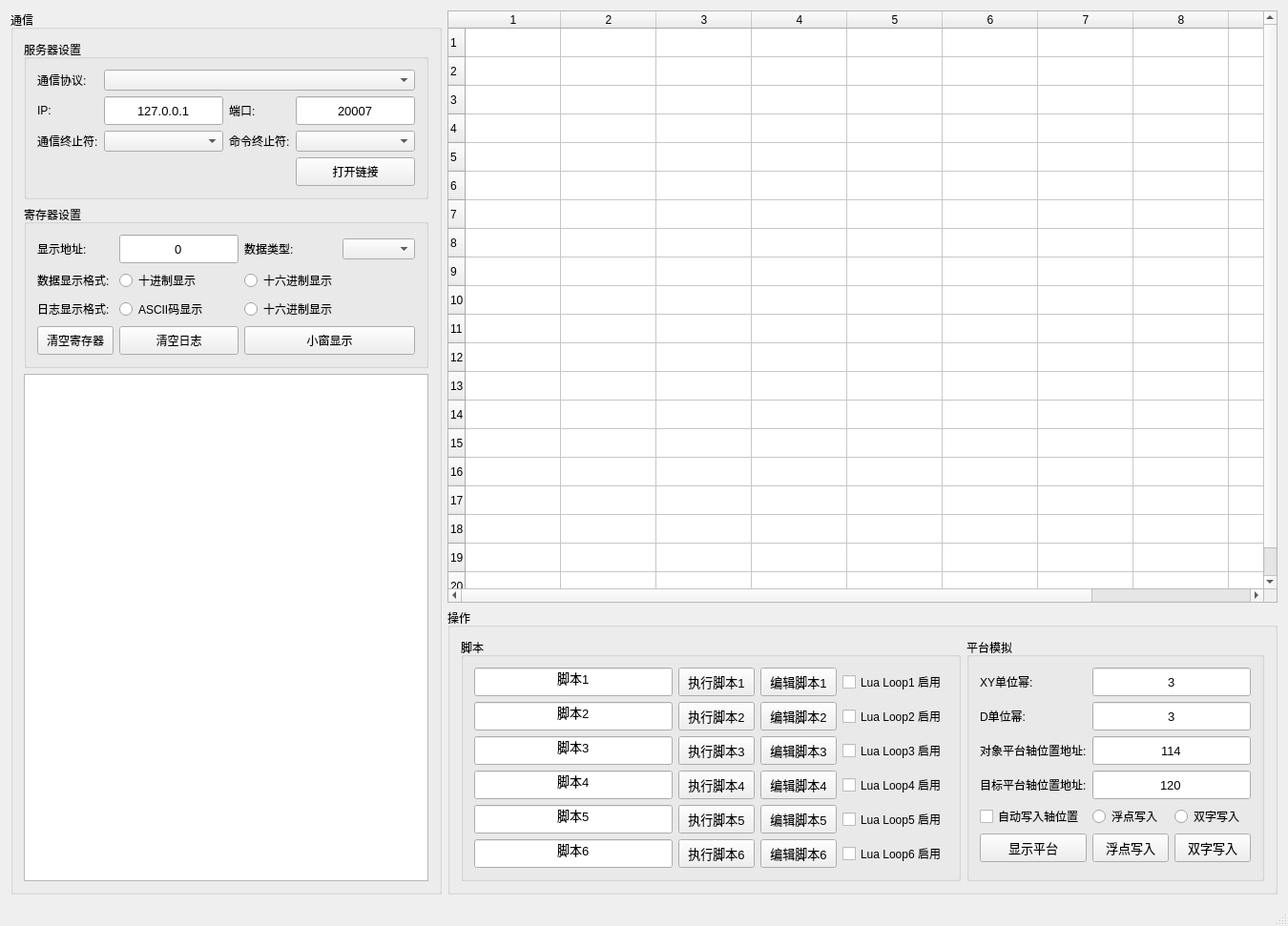
<?xml version="1.0" encoding="UTF-8"?>
<ui version="4.0">
 <class>CommTest_QtClass</class>
 <widget class="QMainWindow" name="CommTest_QtClass">
  <property name="geometry">
   <rect>
    <x>0</x>
    <y>0</y>
    <width>1350</width>
    <height>971</height>
   </rect>
  </property>
  <property name="maximumSize">
   <size>
    <width>1350</width>
    <height>1100</height>
   </size>
  </property>
  <property name="windowTitle">
   <string>CommTest_Qt</string>
  </property>
  <widget class="QWidget" name="centralWidget">
   <property name="font">
    <font>
     <pointsize>9</pointsize>
    </font>
   </property>
   <layout class="QHBoxLayout" name="horizontalLayout_2">
    <item>
     <widget class="QGroupBox" name="grpbox_Comm">
      <property name="sizePolicy">
       <sizepolicy hsizetype="Fixed" vsizetype="Preferred">
        <horstretch>0</horstretch>
        <verstretch>0</verstretch>
       </sizepolicy>
      </property>
      <property name="title">
       <string>通信</string>
      </property>
      <layout class="QGridLayout" name="gridLayout_3">
       <item row="1" column="1">
        <widget class="QGroupBox" name="grpbox_RegisterSetting">
         <property name="enabled">
          <bool>true</bool>
         </property>
         <property name="sizePolicy">
          <sizepolicy hsizetype="Preferred" vsizetype="Fixed">
           <horstretch>0</horstretch>
           <verstretch>0</verstretch>
          </sizepolicy>
         </property>
         <property name="title">
          <string>寄存器设置</string>
         </property>
         <layout class="QGridLayout" name="gridLayout_2">
          <item row="5" column="2" colspan="2">
           <widget class="QPushButton" name="Btn_HideMainWindow">
            <property name="minimumSize">
             <size>
              <width>0</width>
              <height>30</height>
             </size>
            </property>
            <property name="font">
             <font>
              <pointsize>9</pointsize>
             </font>
            </property>
            <property name="text">
             <string>小窗显示</string>
            </property>
           </widget>
          </item>
          <item row="3" column="0">
           <widget class="QLabel" name="label_11">
            <property name="sizePolicy">
             <sizepolicy hsizetype="Fixed" vsizetype="Fixed">
              <horstretch>0</horstretch>
              <verstretch>0</verstretch>
             </sizepolicy>
            </property>
            <property name="text">
             <string>数据显示格式:</string>
            </property>
           </widget>
          </item>
          <item row="5" column="1">
           <widget class="QPushButton" name="Btn_ClearCommLog">
            <property name="minimumSize">
             <size>
              <width>0</width>
              <height>30</height>
             </size>
            </property>
            <property name="font">
             <font>
              <pointsize>9</pointsize>
             </font>
            </property>
            <property name="text">
             <string>清空日志</string>
            </property>
           </widget>
          </item>
          <item row="3" column="1">
           <widget class="QRadioButton" name="Radio_Data_DEC">
            <property name="text">
             <string>十进制显示</string>
            </property>
           </widget>
          </item>
          <item row="1" column="3">
           <widget class="QComboBox" name="cmbBox_DataType"/>
          </item>
          <item row="1" column="0">
           <widget class="QLabel" name="label_6">
            <property name="sizePolicy">
             <sizepolicy hsizetype="Fixed" vsizetype="Fixed">
              <horstretch>0</horstretch>
              <verstretch>0</verstretch>
             </sizepolicy>
            </property>
            <property name="text">
             <string>显示地址:</string>
            </property>
           </widget>
          </item>
          <item row="3" column="2">
           <widget class="QRadioButton" name="Radio_Data_HEX">
            <property name="text">
             <string>十六进制显示</string>
            </property>
           </widget>
          </item>
          <item row="1" column="2">
           <widget class="QLabel" name="label_7">
            <property name="sizePolicy">
             <sizepolicy hsizetype="Fixed" vsizetype="Fixed">
              <horstretch>0</horstretch>
              <verstretch>0</verstretch>
             </sizepolicy>
            </property>
            <property name="text">
             <string>数据类型:</string>
            </property>
           </widget>
          </item>
          <item row="1" column="1">
           <widget class="QLineEdit" name="edit_RegisterAddr">
            <property name="sizePolicy">
             <sizepolicy hsizetype="Fixed" vsizetype="Fixed">
              <horstretch>0</horstretch>
              <verstretch>0</verstretch>
             </sizepolicy>
            </property>
            <property name="minimumSize">
             <size>
              <width>0</width>
              <height>30</height>
             </size>
            </property>
            <property name="font">
             <font>
              <pointsize>10</pointsize>
             </font>
            </property>
            <property name="text">
             <string>0</string>
            </property>
            <property name="alignment">
             <set>Qt::AlignmentFlag::AlignCenter</set>
            </property>
           </widget>
          </item>
          <item row="5" column="0">
           <widget class="QPushButton" name="Btn_ClearRegister">
            <property name="minimumSize">
             <size>
              <width>0</width>
              <height>30</height>
             </size>
            </property>
            <property name="font">
             <font>
              <pointsize>9</pointsize>
             </font>
            </property>
            <property name="text">
             <string>清空寄存器</string>
            </property>
           </widget>
          </item>
          <item row="4" column="0">
           <widget class="QLabel" name="label_12">
            <property name="sizePolicy">
             <sizepolicy hsizetype="Fixed" vsizetype="Fixed">
              <horstretch>0</horstretch>
              <verstretch>0</verstretch>
             </sizepolicy>
            </property>
            <property name="text">
             <string>日志显示格式:</string>
            </property>
           </widget>
          </item>
          <item row="4" column="1">
           <widget class="QRadioButton" name="Radio_Log_Ascii">
            <property name="text">
             <string>ASCII码显示</string>
            </property>
           </widget>
          </item>
          <item row="4" column="2">
           <widget class="QRadioButton" name="Radio_Log_HEX">
            <property name="text">
             <string>十六进制显示</string>
            </property>
           </widget>
          </item>
         </layout>
        </widget>
       </item>
       <item row="0" column="1">
        <widget class="QGroupBox" name="grpbox_Server">
         <property name="sizePolicy">
          <sizepolicy hsizetype="Fixed" vsizetype="Fixed">
           <horstretch>0</horstretch>
           <verstretch>0</verstretch>
          </sizepolicy>
         </property>
         <property name="title">
          <string>服务器设置</string>
         </property>
         <layout class="QGridLayout" name="gridLayout">
          <item row="1" column="3">
           <widget class="QLineEdit" name="edit_Port">
            <property name="sizePolicy">
             <sizepolicy hsizetype="Fixed" vsizetype="Fixed">
              <horstretch>0</horstretch>
              <verstretch>0</verstretch>
             </sizepolicy>
            </property>
            <property name="minimumSize">
             <size>
              <width>0</width>
              <height>30</height>
             </size>
            </property>
            <property name="font">
             <font>
              <pointsize>10</pointsize>
             </font>
            </property>
            <property name="text">
             <string>20007</string>
            </property>
            <property name="alignment">
             <set>Qt::AlignmentFlag::AlignCenter</set>
            </property>
           </widget>
          </item>
          <item row="1" column="2">
           <widget class="QLabel" name="label_3">
            <property name="sizePolicy">
             <sizepolicy hsizetype="Fixed" vsizetype="Fixed">
              <horstretch>0</horstretch>
              <verstretch>0</verstretch>
             </sizepolicy>
            </property>
            <property name="text">
             <string>端口:</string>
            </property>
           </widget>
          </item>
          <item row="0" column="0">
           <widget class="QLabel" name="label">
            <property name="sizePolicy">
             <sizepolicy hsizetype="Fixed" vsizetype="Fixed">
              <horstretch>0</horstretch>
              <verstretch>0</verstretch>
             </sizepolicy>
            </property>
            <property name="text">
             <string>通信协议:</string>
            </property>
           </widget>
          </item>
          <item row="0" column="1" colspan="3">
           <widget class="QComboBox" name="cmbBox_ProtocolType"/>
          </item>
          <item row="3" column="2">
           <widget class="QLabel" name="label_5">
            <property name="sizePolicy">
             <sizepolicy hsizetype="Fixed" vsizetype="Fixed">
              <horstretch>0</horstretch>
              <verstretch>0</verstretch>
             </sizepolicy>
            </property>
            <property name="text">
             <string>命令终止符:</string>
            </property>
           </widget>
          </item>
          <item row="3" column="1">
           <widget class="QComboBox" name="cmbBox_ComStop"/>
          </item>
          <item row="3" column="0">
           <widget class="QLabel" name="label_4">
            <property name="sizePolicy">
             <sizepolicy hsizetype="Fixed" vsizetype="Fixed">
              <horstretch>0</horstretch>
              <verstretch>0</verstretch>
             </sizepolicy>
            </property>
            <property name="text">
             <string>通信终止符:</string>
            </property>
           </widget>
          </item>
          <item row="1" column="0">
           <widget class="QLabel" name="label_2">
            <property name="sizePolicy">
             <sizepolicy hsizetype="Fixed" vsizetype="Fixed">
              <horstretch>0</horstretch>
              <verstretch>0</verstretch>
             </sizepolicy>
            </property>
            <property name="text">
             <string>IP:</string>
            </property>
           </widget>
          </item>
          <item row="3" column="3">
           <widget class="QComboBox" name="cmbBox_CmdStop"/>
          </item>
          <item row="1" column="1">
           <widget class="QLineEdit" name="edit_IP">
            <property name="minimumSize">
             <size>
              <width>0</width>
              <height>30</height>
             </size>
            </property>
            <property name="font">
             <font>
              <pointsize>10</pointsize>
             </font>
            </property>
            <property name="text">
             <string>127.0.0.1</string>
            </property>
            <property name="alignment">
             <set>Qt::AlignmentFlag::AlignCenter</set>
            </property>
           </widget>
          </item>
          <item row="5" column="3">
           <widget class="QPushButton" name="Btn_Create">
            <property name="sizePolicy">
             <sizepolicy hsizetype="Preferred" vsizetype="Fixed">
              <horstretch>0</horstretch>
              <verstretch>0</verstretch>
             </sizepolicy>
            </property>
            <property name="minimumSize">
             <size>
              <width>0</width>
              <height>30</height>
             </size>
            </property>
            <property name="font">
             <font>
              <pointsize>9</pointsize>
             </font>
            </property>
            <property name="text">
             <string>打开链接</string>
            </property>
           </widget>
          </item>
         </layout>
        </widget>
       </item>
       <item row="2" column="1">
        <widget class="QTextEdit" name="text_CommLog"/>
       </item>
      </layout>
     </widget>
    </item>
    <item>
     <layout class="QVBoxLayout" name="OperationLayout">
      <item>
       <widget class="QTableWidget" name="table_RegisterData">
        <property name="rowCount">
         <number>20</number>
        </property>
        <property name="columnCount">
         <number>10</number>
        </property>
        <attribute name="verticalHeaderVisible">
         <bool>true</bool>
        </attribute>
        <attribute name="verticalHeaderHighlightSections">
         <bool>true</bool>
        </attribute>
        <row/>
        <row/>
        <row/>
        <row/>
        <row/>
        <row/>
        <row/>
        <row/>
        <row/>
        <row/>
        <row/>
        <row/>
        <row/>
        <row/>
        <row/>
        <row/>
        <row/>
        <row/>
        <row/>
        <row/>
        <column/>
        <column/>
        <column/>
        <column/>
        <column/>
        <column/>
        <column/>
        <column/>
        <column/>
        <column/>
       </widget>
      </item>
      <item>
       <widget class="QGroupBox" name="groupBox">
        <property name="title">
         <string>操作</string>
        </property>
        <layout class="QHBoxLayout" name="horizontalLayout">
         <item>
          <widget class="QGroupBox" name="grpbox_LuaScript">
           <property name="minimumSize">
            <size>
             <width>370</width>
             <height>0</height>
            </size>
           </property>
           <property name="title">
            <string>脚本</string>
           </property>
           <layout class="QGridLayout" name="gridLayout_4">
            <item row="5" column="3">
             <widget class="QCheckBox" name="ChkBox_LoopEnable_6">
              <property name="text">
               <string>Lua Loop6 启用</string>
              </property>
             </widget>
            </item>
            <item row="0" column="2">
             <widget class="QPushButton" name="Btn_Edit_1">
              <property name="minimumSize">
               <size>
                <width>0</width>
                <height>30</height>
               </size>
              </property>
              <property name="font">
               <font>
                <pointsize>10</pointsize>
               </font>
              </property>
              <property name="text">
               <string>编辑脚本1</string>
              </property>
             </widget>
            </item>
            <item row="4" column="1">
             <widget class="QPushButton" name="Btn_Execute_5">
              <property name="minimumSize">
               <size>
                <width>0</width>
                <height>30</height>
               </size>
              </property>
              <property name="font">
               <font>
                <pointsize>10</pointsize>
               </font>
              </property>
              <property name="text">
               <string>执行脚本5</string>
              </property>
             </widget>
            </item>
            <item row="0" column="1">
             <widget class="QPushButton" name="Btn_Execute_1">
              <property name="minimumSize">
               <size>
                <width>0</width>
                <height>30</height>
               </size>
              </property>
              <property name="font">
               <font>
                <pointsize>10</pointsize>
               </font>
              </property>
              <property name="text">
               <string>执行脚本1</string>
              </property>
             </widget>
            </item>
            <item row="3" column="1">
             <widget class="QPushButton" name="Btn_Execute_4">
              <property name="minimumSize">
               <size>
                <width>0</width>
                <height>30</height>
               </size>
              </property>
              <property name="font">
               <font>
                <pointsize>10</pointsize>
               </font>
              </property>
              <property name="text">
               <string>执行脚本4</string>
              </property>
             </widget>
            </item>
            <item row="0" column="3">
             <widget class="QCheckBox" name="ChkBox_LoopEnable_1">
              <property name="text">
               <string>Lua Loop1 启用</string>
              </property>
             </widget>
            </item>
            <item row="2" column="1">
             <widget class="QPushButton" name="Btn_Execute_3">
              <property name="minimumSize">
               <size>
                <width>0</width>
                <height>30</height>
               </size>
              </property>
              <property name="font">
               <font>
                <pointsize>10</pointsize>
               </font>
              </property>
              <property name="text">
               <string>执行脚本3</string>
              </property>
             </widget>
            </item>
            <item row="5" column="1">
             <widget class="QPushButton" name="Btn_Execute_6">
              <property name="minimumSize">
               <size>
                <width>0</width>
                <height>30</height>
               </size>
              </property>
              <property name="font">
               <font>
                <pointsize>10</pointsize>
               </font>
              </property>
              <property name="text">
               <string>执行脚本6</string>
              </property>
             </widget>
            </item>
            <item row="1" column="0">
             <widget class="QLineEdit" name="edit_ScriptName_2">
              <property name="minimumSize">
               <size>
                <width>0</width>
                <height>30</height>
               </size>
              </property>
              <property name="font">
               <font>
                <pointsize>10</pointsize>
               </font>
              </property>
              <property name="text">
               <string>脚本2</string>
              </property>
              <property name="alignment">
               <set>Qt::AlignmentFlag::AlignCenter</set>
              </property>
             </widget>
            </item>
            <item row="3" column="0">
             <widget class="QLineEdit" name="edit_ScriptName_4">
              <property name="minimumSize">
               <size>
                <width>0</width>
                <height>30</height>
               </size>
              </property>
              <property name="font">
               <font>
                <pointsize>10</pointsize>
               </font>
              </property>
              <property name="text">
               <string>脚本4</string>
              </property>
              <property name="alignment">
               <set>Qt::AlignmentFlag::AlignCenter</set>
              </property>
             </widget>
            </item>
            <item row="1" column="2">
             <widget class="QPushButton" name="Btn_Edit_2">
              <property name="minimumSize">
               <size>
                <width>0</width>
                <height>30</height>
               </size>
              </property>
              <property name="font">
               <font>
                <pointsize>10</pointsize>
               </font>
              </property>
              <property name="text">
               <string>编辑脚本2</string>
              </property>
             </widget>
            </item>
            <item row="4" column="0">
             <widget class="QLineEdit" name="edit_ScriptName_5">
              <property name="minimumSize">
               <size>
                <width>0</width>
                <height>30</height>
               </size>
              </property>
              <property name="font">
               <font>
                <pointsize>10</pointsize>
               </font>
              </property>
              <property name="text">
               <string>脚本5</string>
              </property>
              <property name="alignment">
               <set>Qt::AlignmentFlag::AlignCenter</set>
              </property>
             </widget>
            </item>
            <item row="5" column="0">
             <widget class="QLineEdit" name="edit_ScriptName_6">
              <property name="minimumSize">
               <size>
                <width>0</width>
                <height>30</height>
               </size>
              </property>
              <property name="font">
               <font>
                <pointsize>10</pointsize>
               </font>
              </property>
              <property name="text">
               <string>脚本6</string>
              </property>
              <property name="alignment">
               <set>Qt::AlignmentFlag::AlignCenter</set>
              </property>
             </widget>
            </item>
            <item row="2" column="2">
             <widget class="QPushButton" name="Btn_Edit_3">
              <property name="minimumSize">
               <size>
                <width>0</width>
                <height>30</height>
               </size>
              </property>
              <property name="font">
               <font>
                <pointsize>10</pointsize>
               </font>
              </property>
              <property name="text">
               <string>编辑脚本3</string>
              </property>
             </widget>
            </item>
            <item row="2" column="0">
             <widget class="QLineEdit" name="edit_ScriptName_3">
              <property name="minimumSize">
               <size>
                <width>0</width>
                <height>30</height>
               </size>
              </property>
              <property name="font">
               <font>
                <pointsize>10</pointsize>
               </font>
              </property>
              <property name="text">
               <string>脚本3</string>
              </property>
              <property name="alignment">
               <set>Qt::AlignmentFlag::AlignCenter</set>
              </property>
             </widget>
            </item>
            <item row="0" column="0">
             <widget class="QLineEdit" name="edit_ScriptName_1">
              <property name="minimumSize">
               <size>
                <width>0</width>
                <height>30</height>
               </size>
              </property>
              <property name="font">
               <font>
                <pointsize>10</pointsize>
               </font>
              </property>
              <property name="text">
               <string>脚本1</string>
              </property>
              <property name="alignment">
               <set>Qt::AlignmentFlag::AlignCenter</set>
              </property>
             </widget>
            </item>
            <item row="3" column="3">
             <widget class="QCheckBox" name="ChkBox_LoopEnable_4">
              <property name="text">
               <string>Lua Loop4 启用</string>
              </property>
             </widget>
            </item>
            <item row="2" column="3">
             <widget class="QCheckBox" name="ChkBox_LoopEnable_3">
              <property name="text">
               <string>Lua Loop3 启用</string>
              </property>
             </widget>
            </item>
            <item row="4" column="3">
             <widget class="QCheckBox" name="ChkBox_LoopEnable_5">
              <property name="text">
               <string>Lua Loop5 启用</string>
              </property>
             </widget>
            </item>
            <item row="4" column="2">
             <widget class="QPushButton" name="Btn_Edit_5">
              <property name="minimumSize">
               <size>
                <width>0</width>
                <height>30</height>
               </size>
              </property>
              <property name="font">
               <font>
                <pointsize>10</pointsize>
               </font>
              </property>
              <property name="text">
               <string>编辑脚本5</string>
              </property>
             </widget>
            </item>
            <item row="5" column="2">
             <widget class="QPushButton" name="Btn_Edit_6">
              <property name="minimumSize">
               <size>
                <width>0</width>
                <height>30</height>
               </size>
              </property>
              <property name="font">
               <font>
                <pointsize>10</pointsize>
               </font>
              </property>
              <property name="text">
               <string>编辑脚本6</string>
              </property>
             </widget>
            </item>
            <item row="3" column="2">
             <widget class="QPushButton" name="Btn_Edit_4">
              <property name="minimumSize">
               <size>
                <width>0</width>
                <height>30</height>
               </size>
              </property>
              <property name="font">
               <font>
                <pointsize>10</pointsize>
               </font>
              </property>
              <property name="text">
               <string>编辑脚本4</string>
              </property>
             </widget>
            </item>
            <item row="1" column="3">
             <widget class="QCheckBox" name="ChkBox_LoopEnable_2">
              <property name="text">
               <string>Lua Loop2 启用</string>
              </property>
             </widget>
            </item>
            <item row="1" column="1">
             <widget class="QPushButton" name="Btn_Execute_2">
              <property name="minimumSize">
               <size>
                <width>0</width>
                <height>30</height>
               </size>
              </property>
              <property name="font">
               <font>
                <pointsize>10</pointsize>
               </font>
              </property>
              <property name="text">
               <string>执行脚本2</string>
              </property>
             </widget>
            </item>
           </layout>
          </widget>
         </item>
         <item>
          <widget class="QGroupBox" name="grpbox_PlatformSimulation">
           <property name="minimumSize">
            <size>
             <width>210</width>
             <height>0</height>
            </size>
           </property>
           <property name="title">
            <string>平台模拟</string>
           </property>
           <layout class="QGridLayout" name="gridLayout_5">
            <item row="6" column="1">
             <widget class="QRadioButton" name="Radio_AxisPos_Float">
              <property name="text">
               <string>浮点写入</string>
              </property>
             </widget>
            </item>
            <item row="4" column="1" colspan="2">
             <widget class="QLineEdit" name="edit_AxisPosRegisterAddr_2">
              <property name="minimumSize">
               <size>
                <width>0</width>
                <height>30</height>
               </size>
              </property>
              <property name="font">
               <font>
                <pointsize>10</pointsize>
               </font>
              </property>
              <property name="text">
               <string>120</string>
              </property>
              <property name="alignment">
               <set>Qt::AlignmentFlag::AlignCenter</set>
              </property>
             </widget>
            </item>
            <item row="3" column="0">
             <widget class="QLabel" name="label_10">
              <property name="sizePolicy">
               <sizepolicy hsizetype="Fixed" vsizetype="Fixed">
                <horstretch>0</horstretch>
                <verstretch>0</verstretch>
               </sizepolicy>
              </property>
              <property name="text">
               <string>对象平台轴位置地址:</string>
              </property>
             </widget>
            </item>
            <item row="2" column="0">
             <widget class="QLabel" name="label_9">
              <property name="sizePolicy">
               <sizepolicy hsizetype="Fixed" vsizetype="Fixed">
                <horstretch>0</horstretch>
                <verstretch>0</verstretch>
               </sizepolicy>
              </property>
              <property name="text">
               <string>D单位幂:</string>
              </property>
             </widget>
            </item>
            <item row="2" column="1" colspan="2">
             <widget class="QLineEdit" name="edit_Unit_D">
              <property name="minimumSize">
               <size>
                <width>0</width>
                <height>30</height>
               </size>
              </property>
              <property name="font">
               <font>
                <pointsize>10</pointsize>
               </font>
              </property>
              <property name="text">
               <string>3</string>
              </property>
              <property name="alignment">
               <set>Qt::AlignmentFlag::AlignCenter</set>
              </property>
             </widget>
            </item>
            <item row="1" column="0">
             <widget class="QLabel" name="label_8">
              <property name="sizePolicy">
               <sizepolicy hsizetype="Fixed" vsizetype="Fixed">
                <horstretch>0</horstretch>
                <verstretch>0</verstretch>
               </sizepolicy>
              </property>
              <property name="text">
               <string>XY单位幂:</string>
              </property>
             </widget>
            </item>
            <item row="8" column="0">
             <widget class="QPushButton" name="Btn_ShowPlatform">
              <property name="minimumSize">
               <size>
                <width>0</width>
                <height>30</height>
               </size>
              </property>
              <property name="font">
               <font>
                <pointsize>10</pointsize>
               </font>
              </property>
              <property name="text">
               <string>显示平台</string>
              </property>
             </widget>
            </item>
            <item row="4" column="0">
             <widget class="QLabel" name="label_13">
              <property name="sizePolicy">
               <sizepolicy hsizetype="Fixed" vsizetype="Fixed">
                <horstretch>0</horstretch>
                <verstretch>0</verstretch>
               </sizepolicy>
              </property>
              <property name="text">
               <string>目标平台轴位置地址:</string>
              </property>
             </widget>
            </item>
            <item row="1" column="1" colspan="2">
             <widget class="QLineEdit" name="edit_Unit_XY">
              <property name="minimumSize">
               <size>
                <width>0</width>
                <height>30</height>
               </size>
              </property>
              <property name="font">
               <font>
                <pointsize>10</pointsize>
               </font>
              </property>
              <property name="text">
               <string>3</string>
              </property>
              <property name="alignment">
               <set>Qt::AlignmentFlag::AlignCenter</set>
              </property>
             </widget>
            </item>
            <item row="6" column="0">
             <widget class="QCheckBox" name="ChkBox_WritePosAutoEnable">
              <property name="text">
               <string>自动写入轴位置</string>
              </property>
             </widget>
            </item>
            <item row="3" column="1" colspan="2">
             <widget class="QLineEdit" name="edit_AxisPosRegisterAddr">
              <property name="minimumSize">
               <size>
                <width>0</width>
                <height>30</height>
               </size>
              </property>
              <property name="font">
               <font>
                <pointsize>10</pointsize>
               </font>
              </property>
              <property name="text">
               <string>114</string>
              </property>
              <property name="alignment">
               <set>Qt::AlignmentFlag::AlignCenter</set>
              </property>
             </widget>
            </item>
            <item row="6" column="2">
             <widget class="QRadioButton" name="Radio_AxisPos_Int32">
              <property name="text">
               <string>双字写入</string>
              </property>
             </widget>
            </item>
            <item row="8" column="2">
             <widget class="QPushButton" name="Btn_WriteAxisDoubleWord">
              <property name="minimumSize">
               <size>
                <width>0</width>
                <height>30</height>
               </size>
              </property>
              <property name="font">
               <font>
                <pointsize>10</pointsize>
               </font>
              </property>
              <property name="text">
               <string>双字写入</string>
              </property>
             </widget>
            </item>
            <item row="8" column="1">
             <widget class="QPushButton" name="Btn_WriteAxisFloat">
              <property name="minimumSize">
               <size>
                <width>0</width>
                <height>30</height>
               </size>
              </property>
              <property name="font">
               <font>
                <pointsize>10</pointsize>
               </font>
              </property>
              <property name="text">
               <string>浮点写入</string>
              </property>
             </widget>
            </item>
           </layout>
          </widget>
         </item>
        </layout>
       </widget>
      </item>
     </layout>
    </item>
   </layout>
  </widget>
  <widget class="QMenuBar" name="menuBar">
   <property name="geometry">
    <rect>
     <x>0</x>
     <y>0</y>
     <width>1350</width>
     <height>33</height>
    </rect>
   </property>
  </widget>
  <widget class="QStatusBar" name="statusBar"/>
 </widget>
 <layoutdefault spacing="6" margin="11"/>
 <resources>
  <include location="../Resource_Files/CommTest_Qt.qrc"/>
 </resources>
 <connections/>
</ui>
